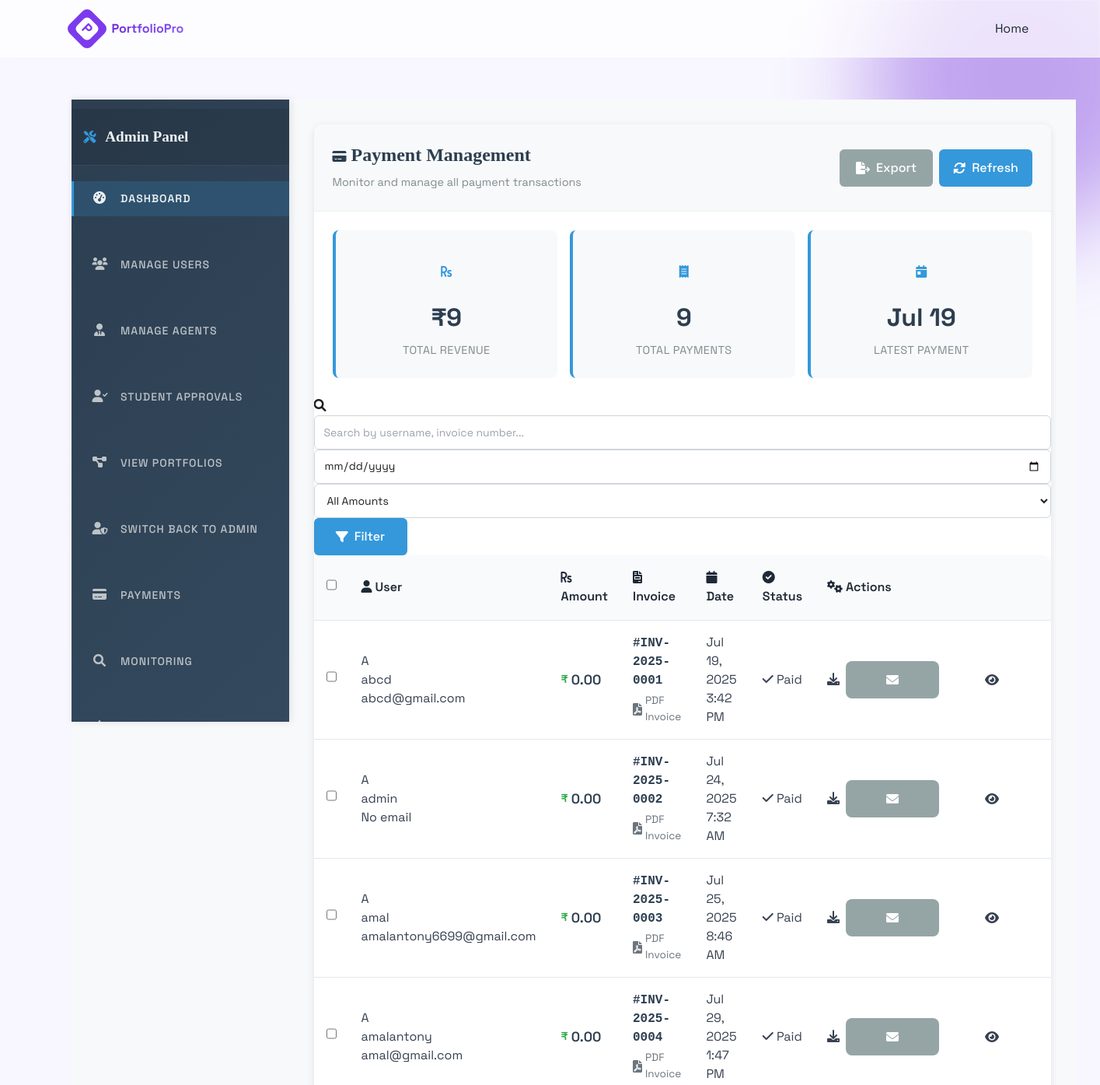
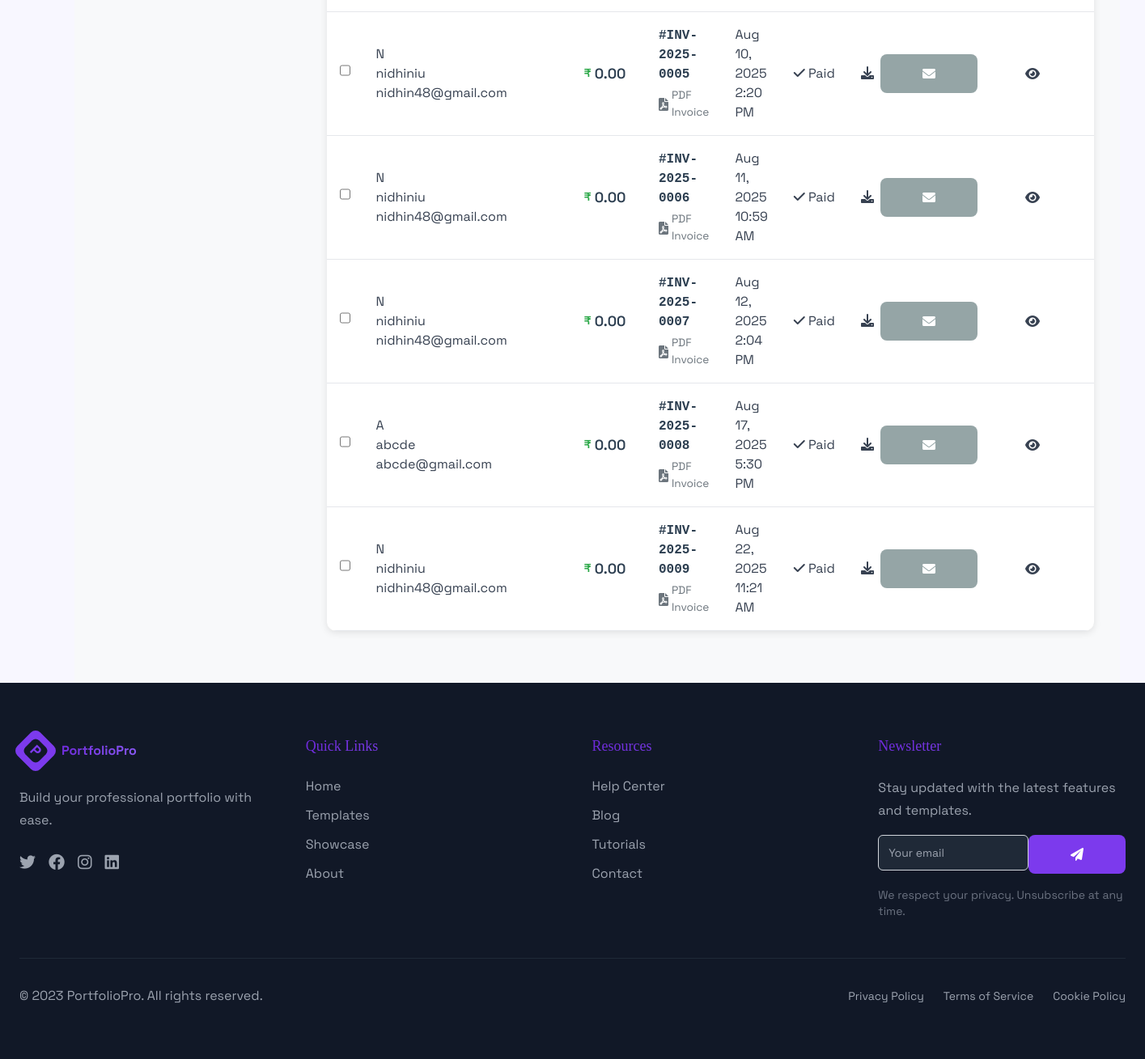
/admin-dashboard/payments/ (signed in), run on the app's committed database (2 pictures, top to bottom).
### users/models.py (models this page shows, shortened)
class Payment(models.Model):
    user = models.ForeignKey(User, on_delete=models.CASCADE)
    invoice_emailed_on = models.DateTimeField(null=True, blank=True)
    razorpay_order_id = models.CharField(max_length=100)
    razorpay_payment_id = models.CharField(max_length=100)
    razorpay_signature = models.CharField(max_length=200)
    amount = models.IntegerField(
        help_text="Amount in paise (e.g., 49900 for ₹499)")
    created_at = models.DateTimeField(auto_now_add=True)
    def invoice_number(self):
        return f"INV-{self.created_at.year}-{self.id:04d}"

### users/views.py (the view)
@login_required
def admin_payment_list(request):
    payments = Payment.objects.all().select_related('user')
    q = request.GET.get("q")
    if q:
        payments = payments.filter(
            Q(user__username__icontains=q) |
            Q(razorpay_payment_id__icontains=q)
        )
    date_filter = request.GET.get("date")
    if date_filter:
        payments = payments.filter(created_at__date=date_filter)
    return render(request, 'portfolio/admin/payments.html', {'payments': payments})

### templates/portfolio/admin/payments.html (shortened to what this page needs)
{% extends 'portfolio/base.html' %}
{% load static %}
{% block extra_css %}
<link rel="stylesheet" href="{% static 'css/admin_dashboard.css' %}">
<link rel="stylesheet" href="{% static 'css/admin_tables.css' %}">
{% endblock %}
{% block content %}
<div class="admin-layout-flex">
    <nav id="sidebar" class="admin-sidebar-flex">
        <div class="pt-3">
            <div class="sidebar-header">
                <h4><i class="fas fa-tools"></i> Admin Panel</h4>
            </div>
            <ul class="nav flex-column">
                <li class="nav-item">
                    <a class="nav-link active text-white" href="{% url 'admin_dashboard' %}">
                        <i class="fas fa-tachometer-alt me-2"></i> Dashboard
                    </a>
                </li>
                <li class="nav-item">
                    <a class="nav-link text-white" href="{% url 'admin_user_list' %}">
                        <i class="fas fa-users me-2"></i> Manage Users
                    </a>
                </li>
                <li class="nav-item">
                    <a class="nav-link text-white" href="{% url 'admin_agent_list' %}">
                        <i class="fas fa-user-tie me-2"></i> Manage Agents
                    </a>
                </li>
                <li class="nav-item">
                    <a class="nav-link text-white" href="{% url 'admin_student_approvals' %}">
                        <i class="fas fa-user-check me-2"></i> Student Approvals
                    </a>
                </li>
                <li class="nav-item">
                    <a class="nav-link text-white" href="{% url 'admin_portfolio_list' %}">
                        <i class="fas fa-project-diagram me-2"></i> View Portfolios
                    </a>
                </li>
                {% if request.session.impersonated_by %}
                <li class="nav-item">
                    <a class="nav-link text-warning fw-bold" href="{% url 'stop_impersonation' %}">
                        <i class="fas fa-user-shield me-2"></i> Switch Back to Admin
                    </a>
                </li>
                {% endif %}
                <li class="nav-item">
                    <a class="nav-link text-white" href="{% url 'admin_payment_list' %}">
                        <i class="fas fa-credit-card me-2"></i> Payments
                    </a>
                </li>
                <li class="nav-item">
                    <a class="nav-link text-white" href="{% url 'monitoring_dashboard' %}">
                        <i class="fas fa-search me-2"></i> Monitoring
                    </a>
                </li>
                <li class="nav-item">
                    <a class="nav-link text-white" href="{% url 'admin_review_success_stories' %}">
                        <i class="fas fa-star me-2"></i> Review Success Stories
                    </a>
                </li>
            </ul>
        </div>
    </nav>
    <main class="admin-main-flex">
        <div class="admin-table-container">
            <div class="admin-table-header">
                <div class="admin-table-title-section">
                    <h1 class="admin-table-title">
                        <i class="fas fa-credit-card"></i>
                        Payment Management
                    </h1>
                    <p class="admin-table-subtitle">Monitor and manage all payment transactions</p>
                </div>
                <div class="admin-table-actions">
                    <button class="admin-table-btn admin-table-btn-secondary" onclick="exportPayments()">
                        <i class="fas fa-file-export"></i>
                        Export
                    </button>
                    <button class="admin-table-btn admin-table-btn-primary" onclick="refreshPayments()">
                        <i class="fas fa-sync-alt"></i>
                        Refresh
                    </button>
                </div>
            </div>
            <div class="admin-table-stats">
                <div class="admin-table-stat-card">
                    <div class="admin-table-stat-icon">
                        <i class="fas fa-rupee-sign"></i>
                    </div>
                    <div class="admin-table-stat-content">
                        <div class="admin-table-stat-number">
                            {% if payments %}
                            ₹{{ payments|length }}
                            {% else %}
                            ₹0
                            {% endif %}
                        </div>
                        <div class="admin-table-stat-label">Total Revenue</div>
                    </div>
                </div>
                <div class="admin-table-stat-card">
                    <div class="admin-table-stat-icon">
                        <i class="fas fa-receipt"></i>
                    </div>
                    <div class="admin-table-stat-content">
                        <div class="admin-table-stat-number">{{ payments|length }}</div>
                        <div class="admin-table-stat-label">Total Payments</div>
                    </div>
                </div>
                <div class="admin-table-stat-card">
                    <div class="admin-table-stat-icon">
                        <i class="fas fa-calendar-day"></i>
                    </div>
                    <div class="admin-table-stat-content">
                        <div class="admin-table-stat-number">
                            {% if payments %}
                            {{ payments.first.created_at|date:"M d" }}
                            {% else %}
                            --
                            {% endif %}
                        </div>
                        <div class="admin-table-stat-label">Latest Payment</div>
                    </div>
                </div>
            </div>
            <div class="admin-table-filters">
                <form method="get" class="payment-filter-form" id="paymentFilterForm">
                    <div class="admin-table-search-group">
                        <i class="fas fa-search admin-table-search-icon"></i>
                        <input type="text" name="q" id="searchInput" class="admin-table-search"
                            placeholder="Search by username, invoice number..." value="{{ request.GET.q }}">
                    </div>
                    <div class="admin-table-filter-group">
                        <input type="date" name="date" class="admin-table-filter" value="{{ request.GET.date }}"
                            title="Filter by payment date">
                    </div>
                    <div class="admin-table-filter-group">
                        <select name="amount_range" class="admin-table-filter">
                            <option value="">All Amounts</option>
                        </select>
                    </div>
                    <button type="submit" class="admin-table-btn admin-table-btn-primary">
                        <i class="fas fa-filter"></i>
                        Filter
                    </button>
                </form>
            </div>
            <div class="admin-table-card">
                <div class="admin-table-wrapper">
                    <table class="admin-table" id="paymentsTable">
                        <thead>
                            <tr>
                                <th><input type="checkbox" id="selectAll" class="admin-table-checkbox"></th>
                                <th><i class="fas fa-user"></i> User</th>
                                <th><i class="fas fa-rupee-sign"></i> Amount</th>
                                <th><i class="fas fa-file-invoice"></i> Invoice</th>
                                <th><i class="fas fa-calendar"></i> Date</th>
                                <th><i class="fas fa-check-circle"></i> Status</th>
                                <th><i class="fas fa-cogs"></i> Actions</th>
                            </tr>
                        </thead>
                        <tbody>
                            {% for payment in payments %}
                            <tr class="payment-row">
                                <td><input type="checkbox" class="admin-table-checkbox payment-checkbox" value="{{ payment.id }}"></td>
                                <td>
                                    <div class="admin-table-user">
                                        <div class="admin-table-user-avatar">{{ payment.user.username|first|upper }}</div>
                                        <div class="admin-table-user-info">
                                            <div class="admin-table-user-name">{{ payment.user.username }}</div>
                                            <div class="admin-table-user-email">{{ payment.user.email|default:"No email" }}</div>
                                        </div>
                                    </div>
                                </td>
                                <td>
                                    <div class="payment-amount">
                                        <span class="payment-currency">₹</span>
                                        <span class="payment-value">{{ payment.amount|floatformat:2 }}</span>
                                    </div>
                                </td>
                                <td>
                                    <div class="payment-invoice">
                                        <span class="payment-invoice-number">#{{ payment.invoice_number }}</span>
                                        <div class="payment-invoice-meta">
                                            <i class="fas fa-file-pdf"></i> PDF Invoice
                                        </div>
                                    </div>
                                </td>
                                <td>
                                    <div class="admin-table-timestamp">
                                        <div class="admin-table-date">{{ payment.created_at|date:"M d, Y" }}</div>
                                        <div class="admin-table-time">{{ payment.created_at|date:"g:i A" }}</div>
                                    </div>
                                </td>
                                <td>
                                    <span class="admin-table-badge admin-table-badge-success">
                                        <i class="fas fa-check"></i> Paid
                                    </span>
                                </td>
                                <td>
                                    <div class="admin-table-action-group">
                                        <a href="{% url 'download_invoice' payment.id %}" class="admin-table-btn-sm admin-table-btn-info" title="Download Invoice">
                                            <i class="fas fa-download"></i>
                                        </a>
                                        <form action="{% url 'email_invoice' payment.id %}" method="post" class="inline-form" title="Email Invoice">
                                            <button type="submit" class="admin-table-btn-sm admin-table-btn-secondary">
                                                <i class="fas fa-envelope"></i>
                                            </button>
                                        </form>
                                        <button class="admin-table-btn-sm admin-table-btn-outline" onclick="viewPaymentDetails({{ payment.id }})" title="View Details">
                                            <i class="fas fa-eye"></i>
                                        </button>
                                    </div>
                                </td>
                            </tr>
                            {% endfor %}
                        </tbody>
                    </table>
                </div>
            </div>
    </main>
</div>
{% endblock %}

### data on the page
Payment: first.created_at "Jul 19", user.username|first "A", user.username "abcd", user.email "abcd@gmail.com", amount "0.00", invoice_number "INV-2025-0001", created_at "Jul 19, 2025", created_at "3:42 PM"
Payment: user.username|first "A", user.username "admin", user.email "No email", amount "0.00", invoice_number "INV-2025-0002", created_at "Jul 24, 2025", created_at "7:32 AM"
Payment: user.username|first "A", user.username "amal", user.email "amalantony6699@gmail.com", amount "0.00", invoice_number "INV-2025-0003", created_at "Jul 25, 2025", created_at "8:46 AM"
Payment: user.username|first "A", user.username "amalantony", user.email "amal@gmail.com", amount "0.00", invoice_number "INV-2025-0004", created_at "Jul 29, 2025", created_at "1:47 PM"
Payment: user.username|first "N", user.username "nidhiniu", user.email "nidhin48@gmail.com", amount "0.00", invoice_number "INV-2025-0005", created_at "Aug 10, 2025", created_at "2:20 PM"
Payment: user.username|first "N", user.username "nidhiniu", user.email "nidhin48@gmail.com", amount "0.00", invoice_number "INV-2025-0006", created_at "Aug 11, 2025", created_at "10:59 AM"
Payment: user.username|first "N", user.username "nidhiniu", user.email "nidhin48@gmail.com", amount "0.00", invoice_number "INV-2025-0007", created_at "Aug 12, 2025", created_at "2:04 PM"
Payment: user.username|first "A", user.username "abcde", user.email "abcde@gmail.com", amount "0.00", invoice_number "INV-2025-0008", created_at "Aug 17, 2025", created_at "5:30 PM"
Payment: user.username|first "N", user.username "nidhiniu", user.email "nidhin48@gmail.com", amount "0.00", invoice_number "INV-2025-0009", created_at "Aug 22, 2025", created_at "11:21 AM"

### other printed values
{{ payments|length }} "9"
